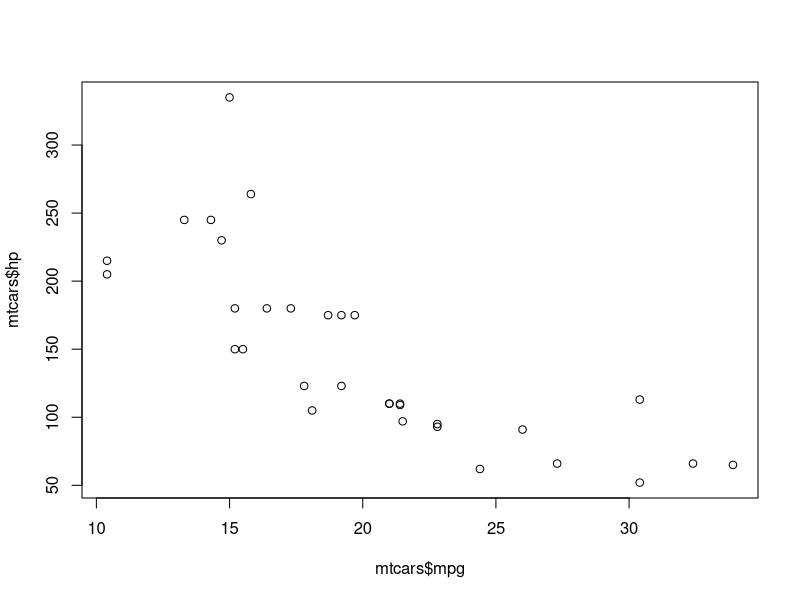

The R script that drew this image:
## ---- chunk 1
x <- 1 + 2
## ---- chunk 2
plot(mtcars$mpg, mtcars$hp)
